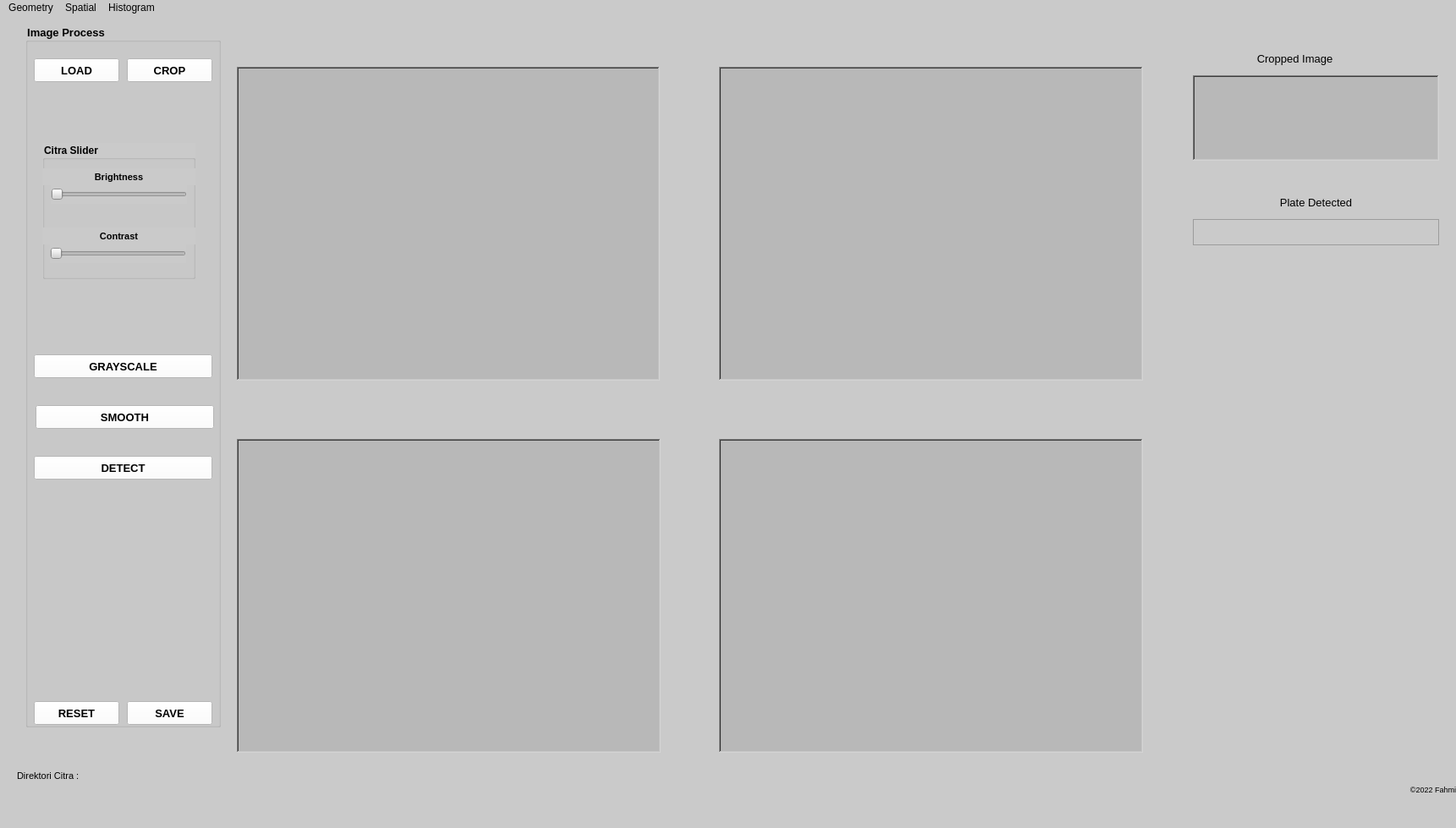
<?xml version="1.0" encoding="UTF-8"?>
<ui version="4.0">
 <class>MainWindow</class>
 <widget class="QMainWindow" name="MainWindow">
  <property name="geometry">
   <rect>
    <x>0</x>
    <y>0</y>
    <width>1721</width>
    <height>979</height>
   </rect>
  </property>
  <property name="mouseTracking">
   <bool>false</bool>
  </property>
  <property name="windowTitle">
   <string>MainWindow</string>
  </property>
  <property name="styleSheet">
   <string notr="true">background-color: rgb(202, 202, 202);</string>
  </property>
  <widget class="QWidget" name="centralwidget">
   <widget class="QLabel" name="labelOriginalImage">
    <property name="geometry">
     <rect>
      <x>280</x>
      <y>30</y>
      <width>501</width>
      <height>20</height>
     </rect>
    </property>
    <property name="font">
     <font>
      <pointsize>10</pointsize>
      <weight>75</weight>
      <bold>true</bold>
     </font>
    </property>
    <property name="styleSheet">
     <string notr="true"/>
    </property>
    <property name="text">
     <string/>
    </property>
    <property name="alignment">
     <set>Qt::AlignCenter</set>
    </property>
   </widget>
   <widget class="QGroupBox" name="groupBox">
    <property name="geometry">
     <rect>
      <x>30</x>
      <y>10</y>
      <width>231</width>
      <height>831</height>
     </rect>
    </property>
    <property name="font">
     <font>
      <pointsize>10</pointsize>
      <weight>75</weight>
      <bold>true</bold>
     </font>
    </property>
    <property name="title">
     <string>Image Process</string>
    </property>
    <widget class="QPushButton" name="btnLoadCitra">
     <property name="geometry">
      <rect>
       <x>10</x>
       <y>40</y>
       <width>101</width>
       <height>28</height>
      </rect>
     </property>
     <property name="font">
      <font>
       <pointsize>10</pointsize>
       <weight>75</weight>
       <bold>true</bold>
      </font>
     </property>
     <property name="styleSheet">
      <string notr="true">background-color: rgb(255, 255, 255);</string>
     </property>
     <property name="text">
      <string>LOAD</string>
     </property>
    </widget>
    <widget class="QPushButton" name="btnReset">
     <property name="geometry">
      <rect>
       <x>10</x>
       <y>800</y>
       <width>101</width>
       <height>28</height>
      </rect>
     </property>
     <property name="font">
      <font>
       <pointsize>10</pointsize>
       <weight>75</weight>
       <bold>true</bold>
      </font>
     </property>
     <property name="styleSheet">
      <string notr="true">background-color: rgb(255, 255, 255);</string>
     </property>
     <property name="text">
      <string>RESET</string>
     </property>
    </widget>
    <widget class="QPushButton" name="btnCrop">
     <property name="geometry">
      <rect>
       <x>120</x>
       <y>40</y>
       <width>101</width>
       <height>28</height>
      </rect>
     </property>
     <property name="font">
      <font>
       <pointsize>10</pointsize>
       <weight>75</weight>
       <bold>true</bold>
      </font>
     </property>
     <property name="styleSheet">
      <string notr="true">background-color: rgb(255, 255, 255);</string>
     </property>
     <property name="text">
      <string>CROP</string>
     </property>
    </widget>
    <widget class="QPushButton" name="btnSave">
     <property name="geometry">
      <rect>
       <x>120</x>
       <y>800</y>
       <width>101</width>
       <height>28</height>
      </rect>
     </property>
     <property name="font">
      <font>
       <pointsize>10</pointsize>
       <weight>75</weight>
       <bold>true</bold>
      </font>
     </property>
     <property name="styleSheet">
      <string notr="true">background-color: rgb(255, 255, 255);</string>
     </property>
     <property name="text">
      <string>SAVE</string>
     </property>
    </widget>
    <widget class="QGroupBox" name="groupBox_2">
     <property name="geometry">
      <rect>
       <x>20</x>
       <y>140</y>
       <width>181</width>
       <height>161</height>
      </rect>
     </property>
     <property name="font">
      <font>
       <pointsize>9</pointsize>
       <weight>75</weight>
       <bold>true</bold>
      </font>
     </property>
     <property name="title">
      <string>Citra Slider</string>
     </property>
     <widget class="QLabel" name="label_3">
      <property name="geometry">
       <rect>
        <x>0</x>
        <y>30</y>
        <width>181</width>
        <height>20</height>
       </rect>
      </property>
      <property name="font">
       <font>
        <pointsize>8</pointsize>
        <weight>75</weight>
        <bold>true</bold>
       </font>
      </property>
      <property name="text">
       <string>Brightness</string>
      </property>
      <property name="alignment">
       <set>Qt::AlignCenter</set>
      </property>
     </widget>
     <widget class="QSlider" name="trackbarBrightness">
      <property name="geometry">
       <rect>
        <x>10</x>
        <y>50</y>
        <width>161</width>
        <height>22</height>
       </rect>
      </property>
      <property name="orientation">
       <enum>Qt::Horizontal</enum>
      </property>
     </widget>
     <widget class="QLabel" name="label_4">
      <property name="geometry">
       <rect>
        <x>0</x>
        <y>100</y>
        <width>181</width>
        <height>20</height>
       </rect>
      </property>
      <property name="font">
       <font>
        <pointsize>8</pointsize>
        <weight>75</weight>
        <bold>true</bold>
       </font>
      </property>
      <property name="text">
       <string>Contrast</string>
      </property>
      <property name="alignment">
       <set>Qt::AlignCenter</set>
      </property>
     </widget>
     <widget class="QSlider" name="trackbarContrast">
      <property name="geometry">
       <rect>
        <x>9</x>
        <y>120</y>
        <width>161</width>
        <height>22</height>
       </rect>
      </property>
      <property name="orientation">
       <enum>Qt::Horizontal</enum>
      </property>
     </widget>
    </widget>
    <widget class="QPushButton" name="btnGrayscale">
     <property name="geometry">
      <rect>
       <x>10</x>
       <y>390</y>
       <width>211</width>
       <height>28</height>
      </rect>
     </property>
     <property name="font">
      <font>
       <pointsize>10</pointsize>
       <weight>75</weight>
       <bold>true</bold>
      </font>
     </property>
     <property name="styleSheet">
      <string notr="true">background-color: rgb(255, 255, 255);</string>
     </property>
     <property name="text">
      <string>GRAYSCALE</string>
     </property>
    </widget>
    <widget class="QPushButton" name="btnSmooth">
     <property name="geometry">
      <rect>
       <x>12</x>
       <y>450</y>
       <width>211</width>
       <height>28</height>
      </rect>
     </property>
     <property name="font">
      <font>
       <pointsize>10</pointsize>
       <weight>75</weight>
       <bold>true</bold>
      </font>
     </property>
     <property name="styleSheet">
      <string notr="true">background-color: rgb(255, 255, 255);
</string>
     </property>
     <property name="text">
      <string>SMOOTH</string>
     </property>
    </widget>
    <widget class="QPushButton" name="btnDetect">
     <property name="geometry">
      <rect>
       <x>10</x>
       <y>510</y>
       <width>211</width>
       <height>28</height>
      </rect>
     </property>
     <property name="font">
      <font>
       <pointsize>10</pointsize>
       <weight>75</weight>
       <bold>true</bold>
      </font>
     </property>
     <property name="styleSheet">
      <string notr="true">background-color: rgb(255, 255, 255);</string>
     </property>
     <property name="text">
      <string>DETECT</string>
     </property>
    </widget>
   </widget>
   <widget class="QLabel" name="labelInput">
    <property name="geometry">
     <rect>
      <x>280</x>
      <y>60</y>
      <width>500</width>
      <height>371</height>
     </rect>
    </property>
    <property name="styleSheet">
     <string notr="true">background-color: rgb(184, 184, 184);</string>
    </property>
    <property name="frameShape">
     <enum>QFrame::WinPanel</enum>
    </property>
    <property name="frameShadow">
     <enum>QFrame::Sunken</enum>
    </property>
    <property name="text">
     <string/>
    </property>
   </widget>
   <widget class="QLabel" name="labelHasil">
    <property name="geometry">
     <rect>
      <x>850</x>
      <y>60</y>
      <width>501</width>
      <height>371</height>
     </rect>
    </property>
    <property name="styleSheet">
     <string notr="true">background-color: rgb(184, 184, 184);</string>
    </property>
    <property name="frameShape">
     <enum>QFrame::WinPanel</enum>
    </property>
    <property name="frameShadow">
     <enum>QFrame::Sunken</enum>
    </property>
    <property name="text">
     <string/>
    </property>
   </widget>
   <widget class="QLabel" name="labelCroppedImage">
    <property name="geometry">
     <rect>
      <x>1410</x>
      <y>70</y>
      <width>291</width>
      <height>101</height>
     </rect>
    </property>
    <property name="styleSheet">
     <string notr="true">background-color: rgb(184, 184, 184);
</string>
    </property>
    <property name="frameShape">
     <enum>QFrame::WinPanel</enum>
    </property>
    <property name="frameShadow">
     <enum>QFrame::Sunken</enum>
    </property>
    <property name="text">
     <string/>
    </property>
   </widget>
   <widget class="QLabel" name="label_12">
    <property name="geometry">
     <rect>
      <x>1410</x>
      <y>40</y>
      <width>241</width>
      <height>20</height>
     </rect>
    </property>
    <property name="font">
     <font>
      <pointsize>10</pointsize>
     </font>
    </property>
    <property name="text">
     <string>Cropped Image</string>
    </property>
    <property name="alignment">
     <set>Qt::AlignCenter</set>
    </property>
   </widget>
   <widget class="QLabel" name="label_13">
    <property name="geometry">
     <rect>
      <x>1410</x>
      <y>210</y>
      <width>291</width>
      <height>20</height>
     </rect>
    </property>
    <property name="font">
     <font>
      <pointsize>10</pointsize>
     </font>
    </property>
    <property name="text">
     <string>Plate Detected</string>
    </property>
    <property name="alignment">
     <set>Qt::AlignCenter</set>
    </property>
   </widget>
   <widget class="QLabel" name="labelDeteksiPlatHasil">
    <property name="geometry">
     <rect>
      <x>1410</x>
      <y>240</y>
      <width>291</width>
      <height>31</height>
     </rect>
    </property>
    <property name="font">
     <font>
      <family>Courier New</family>
      <pointsize>14</pointsize>
      <weight>75</weight>
      <bold>true</bold>
     </font>
    </property>
    <property name="frameShape">
     <enum>QFrame::StyledPanel</enum>
    </property>
    <property name="frameShadow">
     <enum>QFrame::Plain</enum>
    </property>
    <property name="text">
     <string/>
    </property>
    <property name="alignment">
     <set>Qt::AlignBottom|Qt::AlignHCenter</set>
    </property>
   </widget>
   <widget class="QLabel" name="labelDetect">
    <property name="geometry">
     <rect>
      <x>280</x>
      <y>500</y>
      <width>501</width>
      <height>371</height>
     </rect>
    </property>
    <property name="styleSheet">
     <string notr="true">background-color: rgb(184, 184, 184);</string>
    </property>
    <property name="frameShape">
     <enum>QFrame::WinPanel</enum>
    </property>
    <property name="frameShadow">
     <enum>QFrame::Sunken</enum>
    </property>
    <property name="text">
     <string/>
    </property>
   </widget>
   <widget class="QLabel" name="labelDetect2">
    <property name="geometry">
     <rect>
      <x>850</x>
      <y>500</y>
      <width>501</width>
      <height>371</height>
     </rect>
    </property>
    <property name="styleSheet">
     <string notr="true">background-color: rgb(184, 184, 184);</string>
    </property>
    <property name="frameShape">
     <enum>QFrame::WinPanel</enum>
    </property>
    <property name="frameShadow">
     <enum>QFrame::Sunken</enum>
    </property>
    <property name="text">
     <string/>
    </property>
   </widget>
   <widget class="QLabel" name="labelEdgeImage">
    <property name="geometry">
     <rect>
      <x>280</x>
      <y>470</y>
      <width>501</width>
      <height>20</height>
     </rect>
    </property>
    <property name="font">
     <font>
      <pointsize>10</pointsize>
      <weight>75</weight>
      <bold>true</bold>
     </font>
    </property>
    <property name="text">
     <string/>
    </property>
    <property name="alignment">
     <set>Qt::AlignCenter</set>
    </property>
   </widget>
   <widget class="QLabel" name="labelTopContourImage">
    <property name="geometry">
     <rect>
      <x>850</x>
      <y>470</y>
      <width>501</width>
      <height>20</height>
     </rect>
    </property>
    <property name="font">
     <font>
      <pointsize>10</pointsize>
      <weight>75</weight>
      <bold>true</bold>
     </font>
    </property>
    <property name="text">
     <string/>
    </property>
    <property name="alignment">
     <set>Qt::AlignCenter</set>
    </property>
   </widget>
   <widget class="QLabel" name="label_8">
    <property name="geometry">
     <rect>
      <x>20</x>
      <y>890</y>
      <width>111</width>
      <height>16</height>
     </rect>
    </property>
    <property name="font">
     <font>
      <pointsize>8</pointsize>
      <weight>50</weight>
      <bold>false</bold>
     </font>
    </property>
    <property name="text">
     <string>Direktori Citra :</string>
    </property>
   </widget>
   <widget class="QLabel" name="labelDirektori">
    <property name="geometry">
     <rect>
      <x>130</x>
      <y>890</y>
      <width>741</width>
      <height>21</height>
     </rect>
    </property>
    <property name="font">
     <font>
      <pointsize>8</pointsize>
      <weight>50</weight>
      <bold>false</bold>
     </font>
    </property>
    <property name="frameShape">
     <enum>QFrame::NoFrame</enum>
    </property>
    <property name="frameShadow">
     <enum>QFrame::Plain</enum>
    </property>
    <property name="text">
     <string/>
    </property>
   </widget>
   <widget class="QLabel" name="label_9">
    <property name="geometry">
     <rect>
      <x>1570</x>
      <y>900</y>
      <width>151</width>
      <height>20</height>
     </rect>
    </property>
    <property name="font">
     <font>
      <pointsize>7</pointsize>
      <weight>50</weight>
      <bold>false</bold>
     </font>
    </property>
    <property name="text">
     <string>©2022 Fahmi</string>
    </property>
    <property name="alignment">
     <set>Qt::AlignBottom|Qt::AlignRight|Qt::AlignTrailing</set>
    </property>
   </widget>
   <widget class="QLabel" name="labelGrayscaleImage">
    <property name="geometry">
     <rect>
      <x>850</x>
      <y>0</y>
      <width>501</width>
      <height>20</height>
     </rect>
    </property>
    <property name="font">
     <font>
      <pointsize>10</pointsize>
      <weight>75</weight>
      <bold>true</bold>
     </font>
    </property>
    <property name="text">
     <string/>
    </property>
    <property name="alignment">
     <set>Qt::AlignCenter</set>
    </property>
   </widget>
   <widget class="QLabel" name="labelSmoothenedImage">
    <property name="geometry">
     <rect>
      <x>850</x>
      <y>30</y>
      <width>491</width>
      <height>20</height>
     </rect>
    </property>
    <property name="font">
     <font>
      <pointsize>10</pointsize>
      <weight>75</weight>
      <bold>true</bold>
     </font>
    </property>
    <property name="text">
     <string/>
    </property>
    <property name="alignment">
     <set>Qt::AlignCenter</set>
    </property>
   </widget>
   <zorder>labelInput</zorder>
   <zorder>groupBox</zorder>
   <zorder>labelHasil</zorder>
   <zorder>labelCroppedImage</zorder>
   <zorder>label_12</zorder>
   <zorder>label_13</zorder>
   <zorder>labelDeteksiPlatHasil</zorder>
   <zorder>labelDetect</zorder>
   <zorder>labelDetect2</zorder>
   <zorder>labelOriginalImage</zorder>
   <zorder>labelEdgeImage</zorder>
   <zorder>labelTopContourImage</zorder>
   <zorder>label_8</zorder>
   <zorder>labelDirektori</zorder>
   <zorder>label_9</zorder>
   <zorder>labelSmoothenedImage</zorder>
   <zorder>labelGrayscaleImage</zorder>
  </widget>
  <widget class="QMenuBar" name="menubar">
   <property name="geometry">
    <rect>
     <x>0</x>
     <y>0</y>
     <width>1721</width>
     <height>26</height>
    </rect>
   </property>
   <widget class="QMenu" name="menuGeometry">
    <property name="title">
     <string>Geometry</string>
    </property>
    <addaction name="actionTranslation"/>
    <addaction name="actionTranspose"/>
   </widget>
   <widget class="QMenu" name="menuSpatial">
    <property name="title">
     <string>Spatial</string>
    </property>
    <widget class="QMenu" name="menuConvolution">
     <property name="title">
      <string>Convolution</string>
     </property>
     <addaction name="actionConvKernel_I"/>
     <addaction name="actionConvKernel_II"/>
    </widget>
    <addaction name="menuConvolution"/>
    <addaction name="action2D_Convolution"/>
    <addaction name="actionMedianFiltering"/>
    <addaction name="actionGaussian"/>
    <addaction name="actionSharpening_Laplace"/>
   </widget>
   <widget class="QMenu" name="menuHistogram">
    <property name="title">
     <string>Histogram</string>
    </property>
    <addaction name="actionHGrayscale"/>
    <addaction name="actionHRGB"/>
    <addaction name="actionHEqualization"/>
   </widget>
   <addaction name="menuGeometry"/>
   <addaction name="menuSpatial"/>
   <addaction name="menuHistogram"/>
  </widget>
  <widget class="QStatusBar" name="statusbar"/>
  <action name="actionTranslation">
   <property name="text">
    <string>Translation</string>
   </property>
  </action>
  <action name="actionMean_Filtering">
   <property name="text">
    <string>Mean Filtering</string>
   </property>
  </action>
  <action name="actionMedianFiltering">
   <property name="text">
    <string>Median Filtering</string>
   </property>
  </action>
  <action name="actionGaussian">
   <property name="text">
    <string>Gaussian</string>
   </property>
  </action>
  <action name="actionHGrayscale">
   <property name="text">
    <string>Grayscale</string>
   </property>
  </action>
  <action name="actionHRGB">
   <property name="text">
    <string>RGB</string>
   </property>
  </action>
  <action name="actionHEqualization">
   <property name="text">
    <string>Equalization</string>
   </property>
  </action>
  <action name="actionConvKernel_I">
   <property name="text">
    <string>Kernel I</string>
   </property>
  </action>
  <action name="actionConvKernel_II">
   <property name="text">
    <string>Kernel II</string>
   </property>
  </action>
  <action name="action2D_Convolution">
   <property name="text">
    <string>2D Convolution</string>
   </property>
  </action>
  <action name="actionSharpening_Laplace">
   <property name="text">
    <string>Sharpening Laplace</string>
   </property>
  </action>
  <action name="actionTranspose">
   <property name="text">
    <string>Transpose</string>
   </property>
  </action>
 </widget>
 <resources/>
 <connections/>
</ui>
